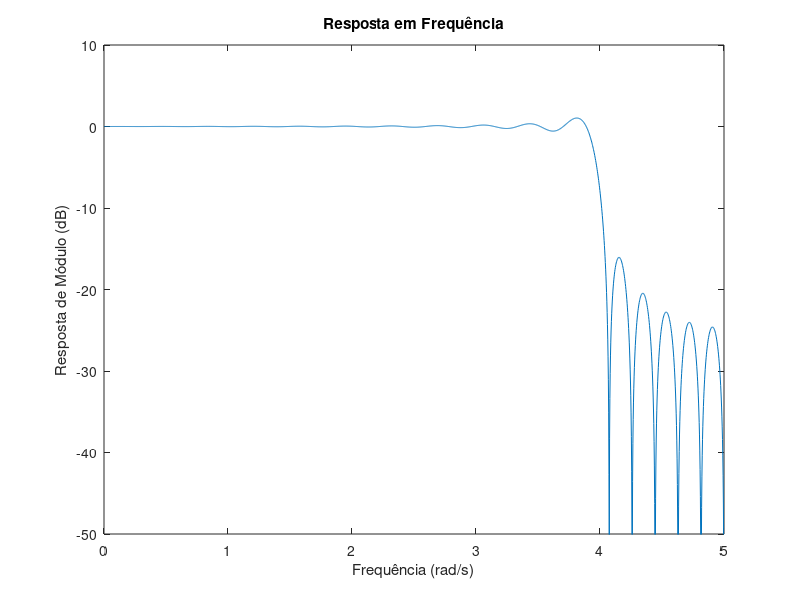
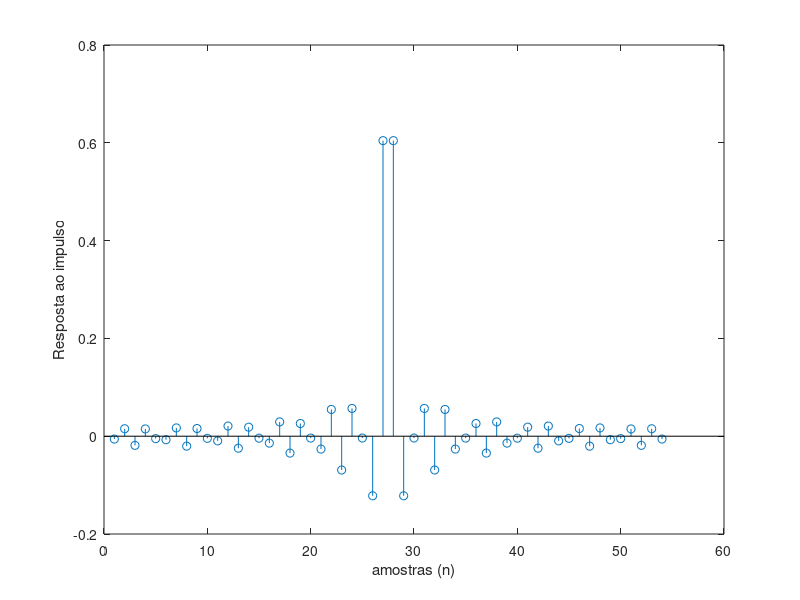

MATLAB code to generate these figures, in order:
% 6. Projete um filtro passa-baixas usando o método da amostragem em frequência que satisfaça a
% especificação a seguir:
% M = 53
% Ωp = 4,0 rad/s
% Ωr = 4,2 rad/s
% Ωs = 10,0 rad/s

clear all
M = 53;
N = M+1;
Omega_p = 4;
Omega_r = 4.2;
Omega_s = 10;
kp = floor(N*Omega_p/Omega_s);
kr = floor(N*Omega_r/Omega_s);
if (kr-kp)>1
kp=kr-1;
end
A = [ones(1,kp+1) zeros(1,N/2-kr+1)];

k = 1:M/2;
for n=0:M,
h(n+1) = A(1) + 2*sum((-1).^k.*A(k+1).*cos(pi.*k*(1+2*n)/N));
end;
h = h./N;
figure
[H,w]=freqz(h,1,2048,Omega_s);
plot(w,20*log10(abs(H)))
axis([0 5 -50 10])
ylabel('Resposta de Módulo (dB)');
xlabel('Frequência (rad/s)');
title('Resposta em Frequência');

figure(2)
stem(h)
ylabel('Resposta ao impulso');
xlabel('amostras (n)');